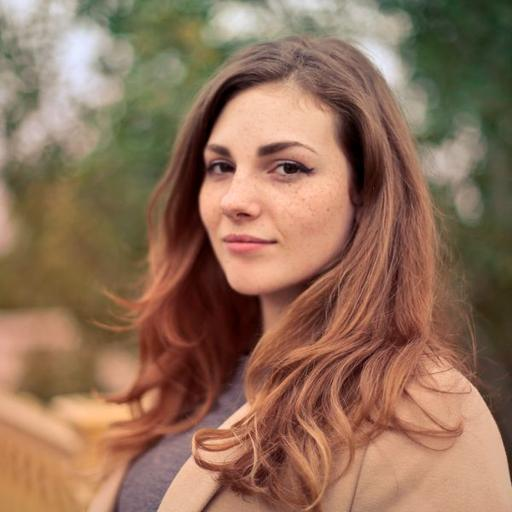
#> input picture app/modules/ai_video_director/face_test_imgs/different_identity.jpg, 512 x 512 px
$ python -i quality.py   (imports and definitions only)
#> lines starting #> are read from the running program, lines starting #| are printed output that depends on the picture
from __future__ import annotations

import json
import math
import shutil
import subprocess
from dataclasses import dataclass, asdict
from pathlib import Path
from typing import Any


# [36 lines left out: function parse_duration, not called in this run]


@dataclass
class QAResult:
    passed: bool
    score: float
    checks: dict[str, Any]
    issues: list[str]

    def as_dict(self) -> dict[str, Any]:
        return asdict(self)


def image_quality(path: str | Path) -> QAResult:
    """Cheap technical gate only; it never pretends to judge beauty/identity."""
#> called with path = 'face_test_imgs/different_identity.jpg'
    from PIL import Image, ImageFilter, ImageStat

    p = Path(path)
    issues: list[str] = []
    checks: dict[str, Any] = {"path": str(p)}
    if not p.is_file() or p.stat().st_size < 10_000:
        return QAResult(False, 0.0, checks, ["IMAGE_FILE_INVALID_OR_TOO_SMALL"])
    try:
        with Image.open(p) as im:
#> im is the input picture: PIL image 512x512 RGB; mean R, G, B 145.4, 112, 89.5
            im.load()
            w, h = im.size
#> w = 512; h = 512
            rgb = im.convert("RGB")
            gray = rgb.convert("L")
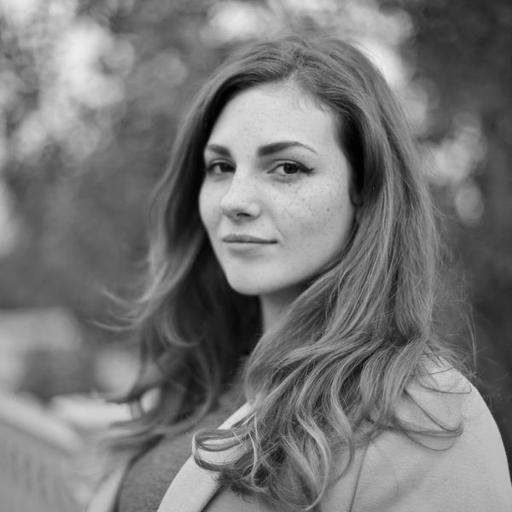
#> gray: PIL image 512x512 L; min 0, max 237, mean 119.4
            stat = ImageStat.Stat(gray)
            mean = float(stat.mean[0])
#> mean = 119.4
            contrast = float(stat.stddev[0])
#> contrast = 48.03
            edge = gray.filter(ImageFilter.FIND_EDGES)
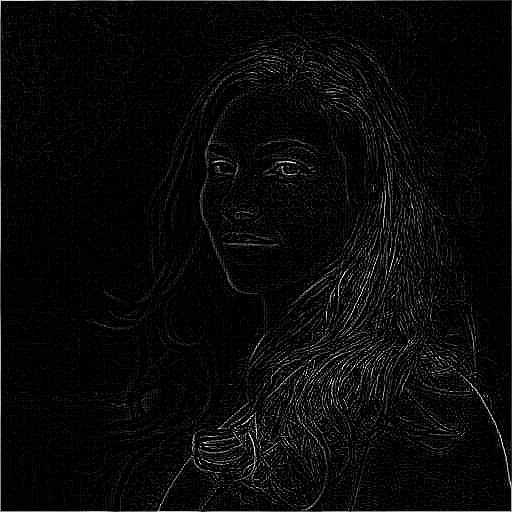
#> edge: PIL image 512x512 L; min 0, max 255, mean 9.2
            edge_stat = ImageStat.Stat(edge)
            sharpness = float(edge_stat.stddev[0])
#> sharpness = 22.9
            checks.update(width=w, height=h, mean_luma=round(mean, 2), contrast=round(contrast, 2), edge_detail=round(sharpness, 2), bytes=p.stat().st_size)
            if min(w, h) < 512:
                issues.append("IMAGE_RESOLUTION_LOW")
            if contrast < 10:
                issues.append("IMAGE_TOO_FLAT")
            if sharpness < 5:
                issues.append("IMAGE_TOO_BLURRY")
            if mean < 3:
                issues.append("IMAGE_NEAR_BLACK")
            if mean > 252:
                issues.append("IMAGE_NEAR_WHITE")
    except Exception as exc:
        return QAResult(False, 0.0, checks, [f"IMAGE_DECODE_FAILED:{exc}"])
    score = 10.0
    score -= 2.5 * len(issues)
    return QAResult(not issues, max(0.0, score), checks, issues)


# [95 lines left out: functions _ffprobe_json, _ratio, video_quality, not called in this run]

>>> result = image_quality('face_test_imgs/different_identity.jpg')

$ run again, on app/modules/ai_video_director/face_test_imgs/duplicate_face.jpg
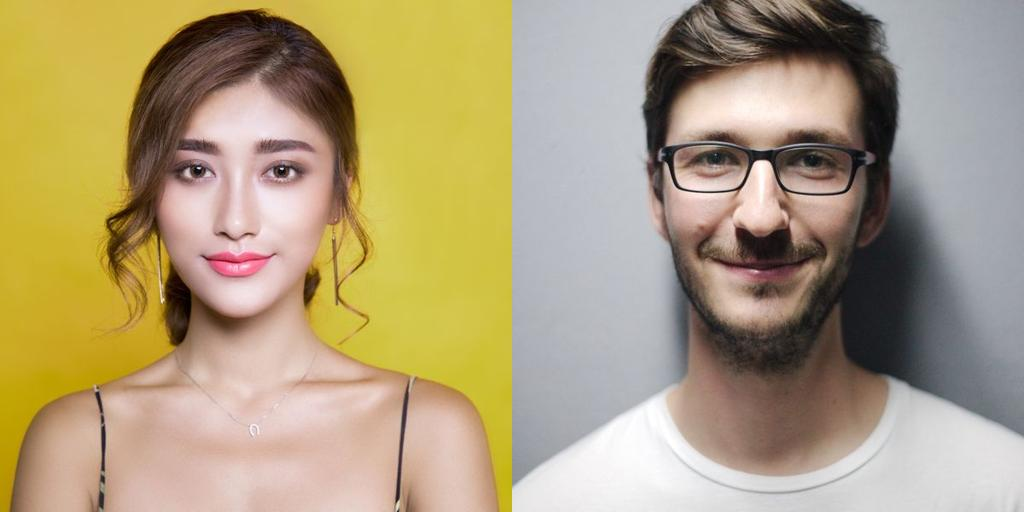
#> input picture app/modules/ai_video_director/face_test_imgs/duplicate_face.jpg, 1024 x 512 px
#> in image_quality, im is the input picture: PIL image 1024x512 RGB; mean R, G, B 174.3, 157.8, 123.1
#> in image_quality, `gray = rgb.convert("L")`:
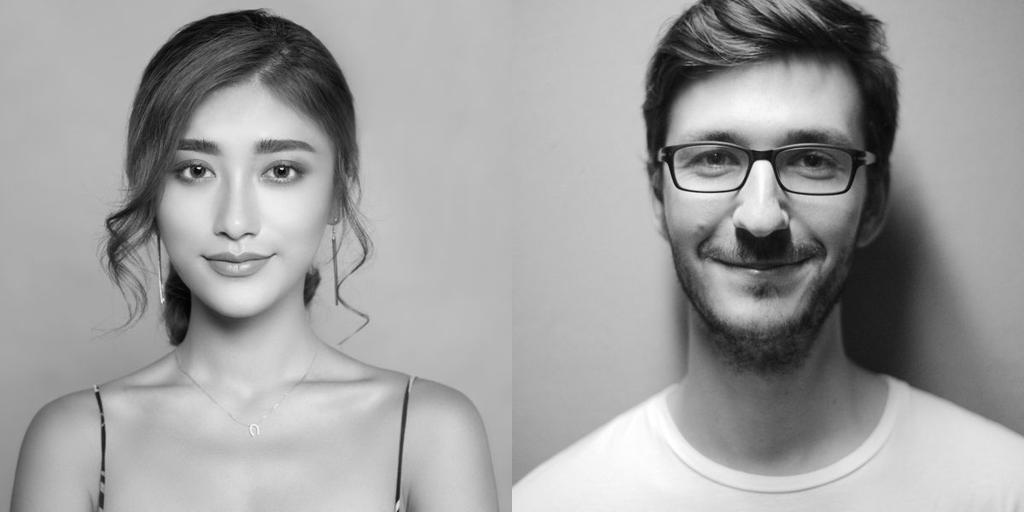
#> gray: PIL image 1024x512 L; min 0, max 255, mean 158.8
#> mean = 158.8
#> contrast = 54.39
#> in image_quality, `edge = gray.filter(ImageFilter.FIND_EDGES)`:
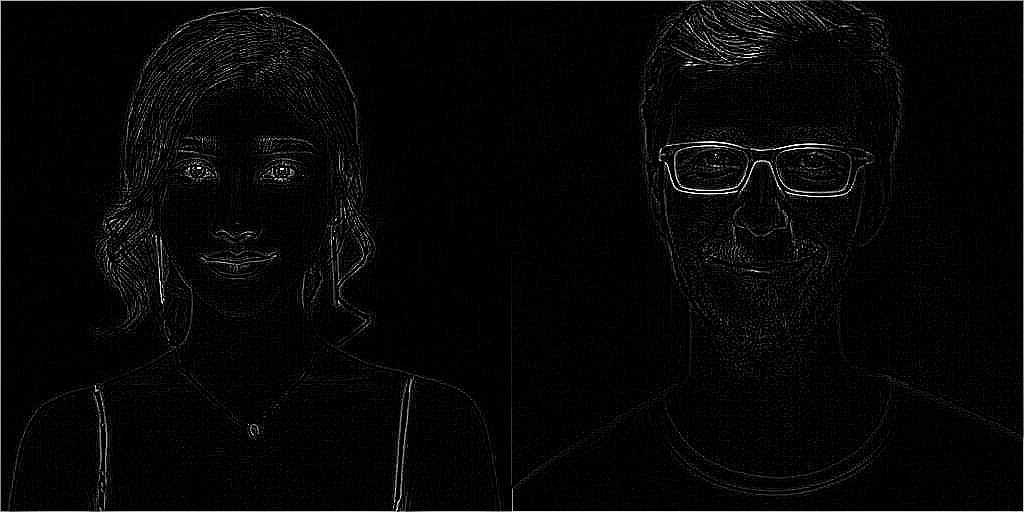
#> edge: PIL image 1024x512 L; min 0, max 255, mean 6.4
#> sharpness = 22.4

$ run again, on app/modules/ai_video_director/face_test_imgs/frontal_clean.jpg
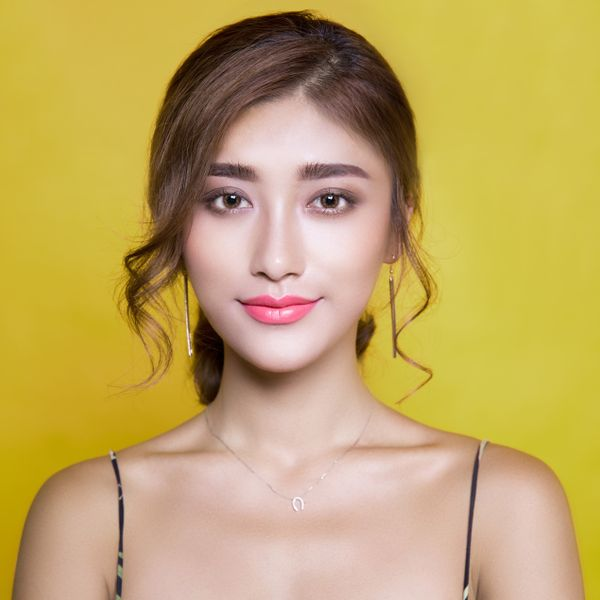
#> input picture app/modules/ai_video_director/face_test_imgs/frontal_clean.jpg, 600 x 600 px
#> in image_quality, im is the input picture: PIL image 600x600 RGB; mean R, G, B 194.1, 167.1, 98.1
#> in image_quality, `gray = rgb.convert("L")`:
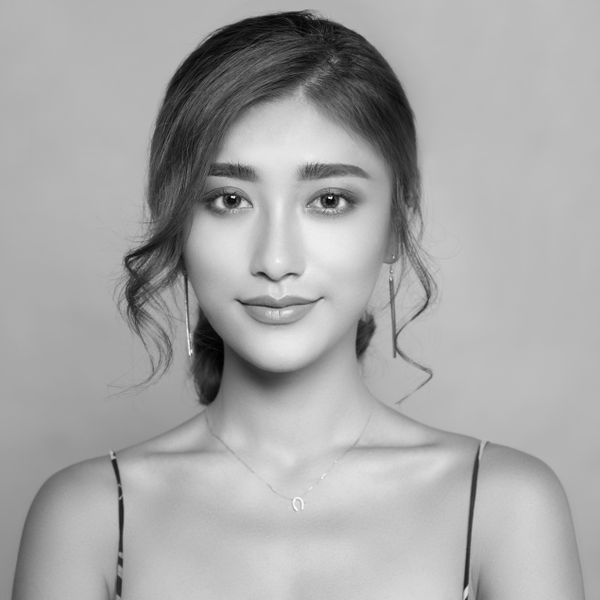
#> gray: PIL image 600x600 L; min 1, max 254, mean 167.3
#> mean = 167.3
#> contrast = 43.25
#> in image_quality, `edge = gray.filter(ImageFilter.FIND_EDGES)`:
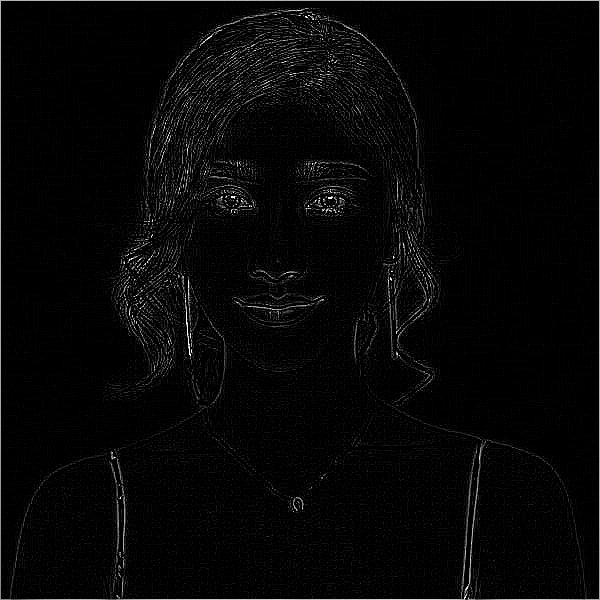
#> edge: PIL image 600x600 L; min 0, max 255, mean 6.6
#> sharpness = 22.86
